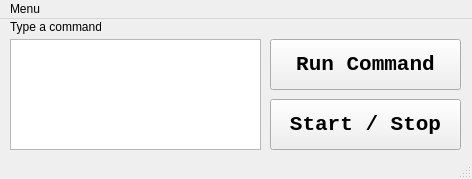
<?xml version="1.0" encoding="UTF-8"?>
<ui version="4.0">
 <class>MainWindow</class>
 <widget class="QMainWindow" name="MainWindow">
  <property name="geometry">
   <rect>
    <x>0</x>
    <y>0</y>
    <width>472</width>
    <height>179</height>
   </rect>
  </property>
  <property name="windowTitle">
   <string>Voice Recognition</string>
  </property>
  <widget class="QWidget" name="centralwidget">
   <widget class="QPushButton" name="pushButton">
    <property name="geometry">
     <rect>
      <x>270</x>
      <y>80</y>
      <width>191</width>
      <height>51</height>
     </rect>
    </property>
    <property name="font">
     <font>
      <family>Consolas</family>
      <pointsize>16</pointsize>
      <weight>75</weight>
      <bold>true</bold>
     </font>
    </property>
    <property name="text">
     <string>Start / Stop</string>
    </property>
   </widget>
   <widget class="QTextEdit" name="textEdit">
    <property name="geometry">
     <rect>
      <x>10</x>
      <y>20</y>
      <width>251</width>
      <height>111</height>
     </rect>
    </property>
   </widget>
   <widget class="QLabel" name="label">
    <property name="geometry">
     <rect>
      <x>10</x>
      <y>0</y>
      <width>91</width>
      <height>16</height>
     </rect>
    </property>
    <property name="text">
     <string>Type a command</string>
    </property>
   </widget>
   <widget class="QPushButton" name="runButton">
    <property name="geometry">
     <rect>
      <x>270</x>
      <y>20</y>
      <width>191</width>
      <height>51</height>
     </rect>
    </property>
    <property name="font">
     <font>
      <family>Consolas</family>
      <pointsize>16</pointsize>
      <weight>75</weight>
      <bold>true</bold>
     </font>
    </property>
    <property name="text">
     <string>Run Command</string>
    </property>
   </widget>
  </widget>
  <widget class="QMenuBar" name="menubar">
   <property name="geometry">
    <rect>
     <x>0</x>
     <y>0</y>
     <width>472</width>
     <height>21</height>
    </rect>
   </property>
   <widget class="QMenu" name="menuHelp">
    <property name="title">
     <string>Menu</string>
    </property>
    <addaction name="actionHelp"/>
    <addaction name="actionAbout_Us"/>
   </widget>
   <addaction name="menuHelp"/>
  </widget>
  <widget class="QStatusBar" name="statusbar"/>
  <action name="actionHelp">
   <property name="text">
    <string>Help</string>
   </property>
  </action>
  <action name="actionAbout_Us">
   <property name="text">
    <string>About Us</string>
   </property>
  </action>
 </widget>
 <resources/>
 <connections/>
</ui>
